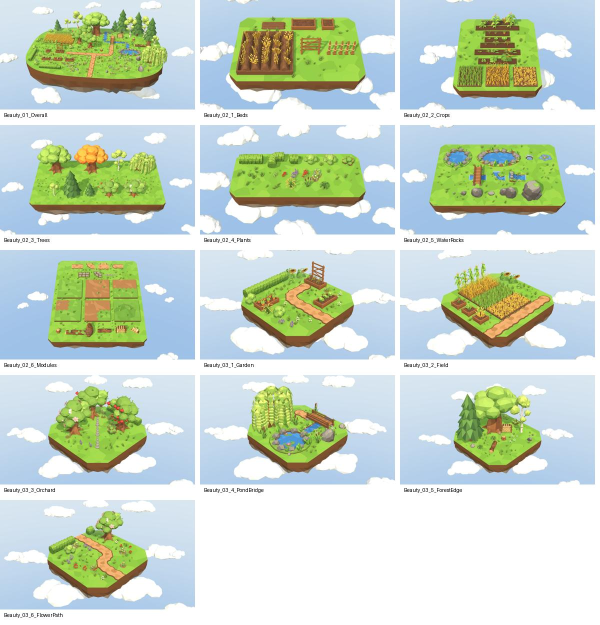
#> input picture AssetStore/FarmNature/source-contact.jpg, 1200 x 1250 px, given in place of Overall_alpha.png, which was not available (shown at 1/2 size)
$ python compose_main.py
#> lines starting #> are read from the running program, lines starting #| are printed output that depends on the picture
"""Farm Nature main store images: Icon, Card, Cover, Social.

Input:  Draft/_main/Overall_alpha.png (4800x2700), Draft/_main/Icon_alpha.png (2048x2048)
        (Unity: Tools/Farm Nature/Render Main Images Parts; transparent background)
Output: Draft/Icon_1024.png, Icon_160x160.png, Card_1260x840.png, Card_420x280.png,
        Cover_1950x1300.png, Social_1200x630.png
Series style (same as Farm Market, REQUIREMENTS 7.6): Arial Bold, plaque #20242A, cream #F2E6C9,
accent strip #C8473B. Background: warm light gradient (green island needs contrast; sage would swallow it).
"""
from pathlib import Path

from PIL import Image, ImageDraw, ImageFont

HERE = Path(__file__).resolve().parent
DRAFT = HERE / 'Draft'
MAIN = DRAFT / '_main'
PLAQUE = (32, 36, 42)
CREAM = (242, 230, 201)
RED = (200, 71, 59)
TOP, BOTTOM = (248, 243, 231), (229, 220, 199)
FONT = 'C:/Windows/Fonts/arialbd.ttf'
TITLE = 'FARM NATURE'
ACCENT_COVER = '88 MODELS · LOW POLY · URP'   # 88 = verified prefab count of this build
ACCENT_CARD = 'LOW POLY · URP'


def gradient(w, h):
    img = Image.new('RGB', (w, h))
    d = ImageDraw.Draw(img)
    for y in range(h):
        k = y / max(1, h - 1)
        d.line((0, y, w, y), fill=tuple(round(TOP[i] + (BOTTOM[i] - TOP[i]) * k) for i in range(3)))
    return img


def place(canvas, src, box):
    """Fit src (RGBA) into box=(x, y, w, h), centred; returns the pasted rect."""
    x, y, w, h = box
    s = min(w / src.width, h / src.height)
    pic = src.resize((round(src.width * s), round(src.height * s)), Image.LANCZOS)
    px, py = round(x + (w - pic.width) / 2), round(y + (h - pic.height) / 2)
    canvas.paste(pic, (px, py), pic)
    return px, py, pic.width, pic.height


def crop_alpha(src, rect):
    return src.crop(rect)


def plaque(canvas, top, title_h, strip_h, title_size, accent, accent_size, left):
    w = canvas.width
    d = ImageDraw.Draw(canvas)
    d.rectangle((0, top, w, top + title_h), fill=PLAQUE)
    d.text((left, top + title_h / 2), TITLE, font=ImageFont.truetype(FONT, title_size), fill=CREAM, anchor='lm')
    d.rectangle((0, top + title_h, w, top + title_h + strip_h), fill=RED)
    d.text((left, top + title_h + strip_h / 2), accent, font=ImageFont.truetype(FONT, accent_size), fill=CREAM, anchor='lm')


def cover(overall):
    img = gradient(1950, 1300).convert('RGBA')
    place(img, overall, (40, 18, 1870, 966))            # content: top 76%
    plaque(img, 1000, 225, 75, 118, ACCENT_COVER, 38, 64)
    out = DRAFT / 'Cover_1950x1300.png'
    img.convert('RGB').save(out)
    return out


def card(overall):
    # closer framing than the cover: oak, orchard, stream with bridge, pond (centre of the island)
    W, H = overall.size
    # crop aspect = 1260:530 (2.38) so the content fills the full card width; fields on the left are cut
    x0, x1, y0 = 0.10, 0.94, 0.0
    h = (x1 - x0) * W * 530 / 1260
    region = crop_alpha(overall, (round(W * x0), round(H * y0), round(W * x1), round(H * y0 + h)))
    img = gradient(1260, 840).convert('RGBA')
    place(img, region, (0, 0, 1260, 530))
    plaque(img, 530, 230, 80, 104, ACCENT_CARD, 42, 44)
    img = img.convert('RGB')
    img.save(DRAFT / 'Card_1260x840.png')
    small = img.resize((420, 280), Image.LANCZOS)
    small.save(DRAFT / 'Card_420x280.png')
    return DRAFT / 'Card_420x280.png'


def social(overall):
    img = gradient(1200, 630).convert('RGBA')
    place(img, overall, (60, 30, 1080, 570))            # clean scene, safe margins for cropping
    out = DRAFT / 'Social_1200x630.png'
    img.convert('RGB').save(out)
    return out


def icon(vignette):
    img = gradient(1024, 1024).convert('RGBA')
    place(img, vignette, (102, 102, 820, 820))          # ~80% of the frame
    img = img.convert('RGB')
    img.save(DRAFT / 'Icon_1024.png')
    img.resize((160, 160), Image.LANCZOS).save(DRAFT / 'Icon_160x160.png')
    return DRAFT / 'Icon_160x160.png'


if __name__ == '__main__':
    overall = Image.open(MAIN / 'Overall_alpha.png').convert('RGBA')
    vignette = Image.open(MAIN / 'Icon_alpha.png').convert('RGBA')
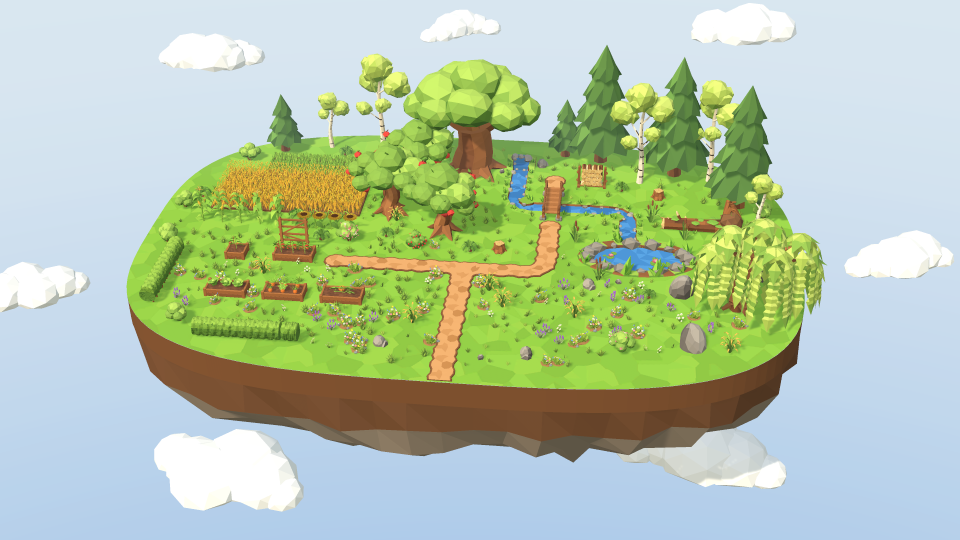
#> input picture AssetStore/FarmNature/Draft/Beauty_01_Overall.png, 1920 x 1080 px, given in place of Icon_alpha.png, which was not available (shown at 1/2 size)
#> vignette is the input picture: PIL image 1920x1080 RGBA; mean R, G, B, A 179.9, 198, 170.9, 255
    for f in (cover(overall), card(overall), social(overall), icon(vignette)):
#> in gradient, `img = Image.new('RGB', (w, h))`: img: PIL image 1950x1300 RGB; every value is 0
#> in cover, `img = gradient(1950, 1300).convert('RGBA')`:
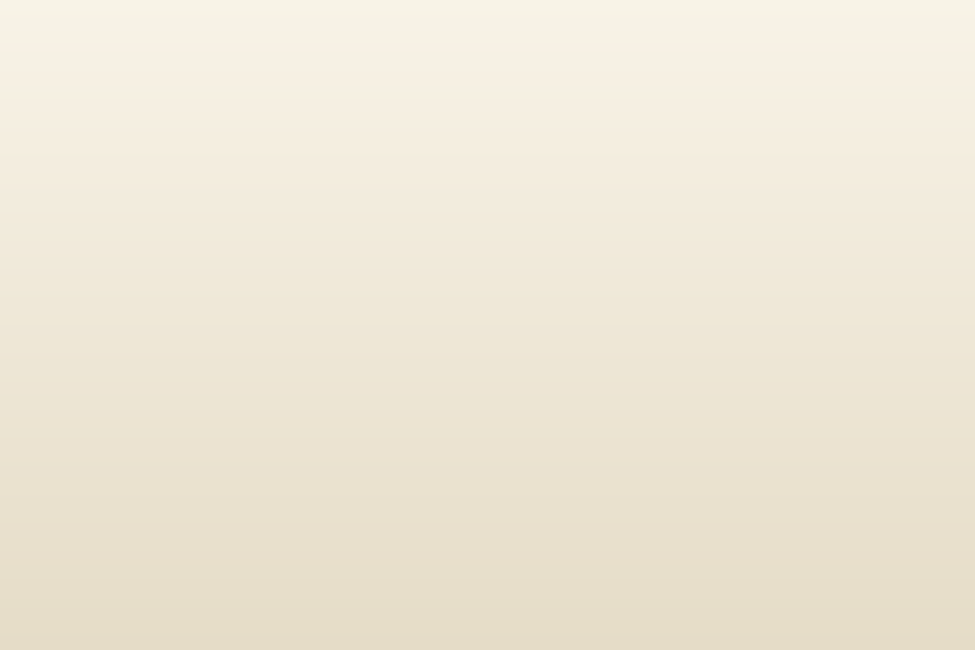
#> img: PIL image 1950x1300 RGBA (shown at 1/2 size); mean R, G, B, A 238.5, 231.5, 215, 255
#> in place, `x, y, w, h = box`: x = 40; y = 18; w = 1870; h = 966
#> in place, `s = min(w / src.width, h / src.height)`: s = 0.773
#> in place, `pic = src.resize((round(src.width * s), round(src.height * s)), Image...`:
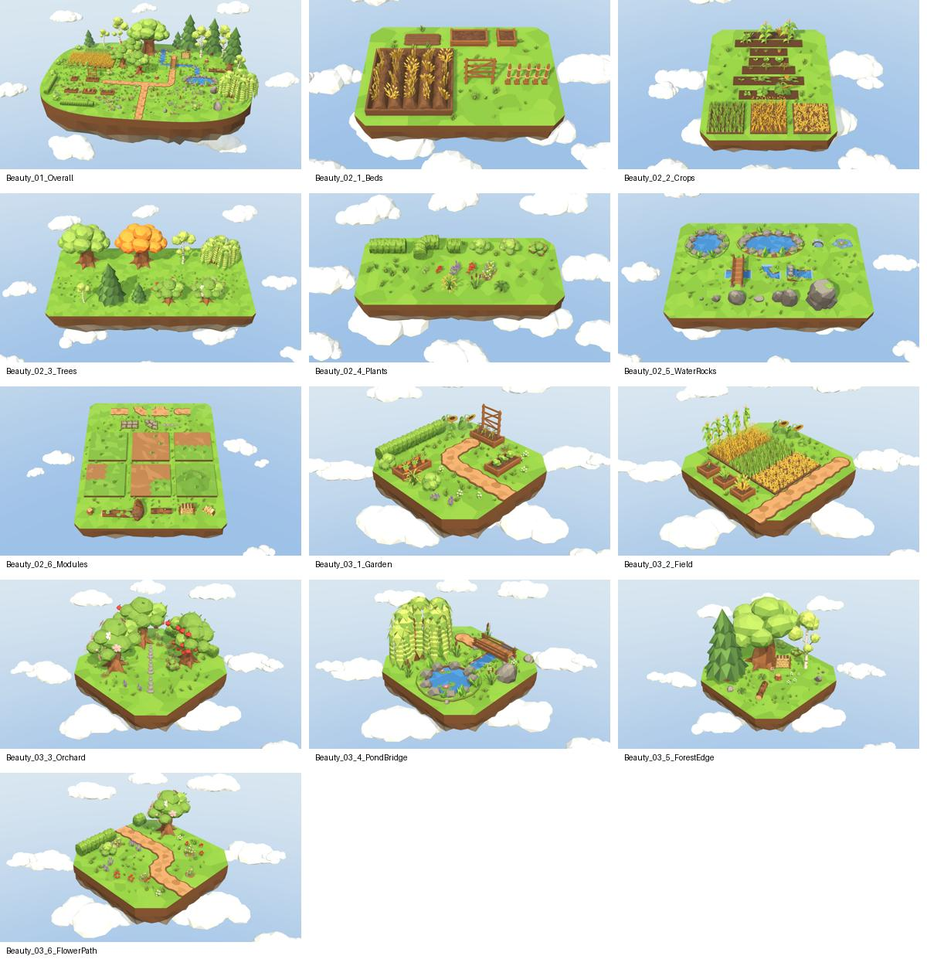
#> pic: PIL image 927x966 RGBA; mean R, G, B, A 200.5, 215.2, 202.4, 255
#> in place, `px, py = round(x + (w - pic.width) / 2), round(y + (h - pic.height) / 2)`: px = 512; py = 18
#> in plaque, `w = canvas.width`: w = 1950
#> in cover, `img.convert('RGB').save(out)`:
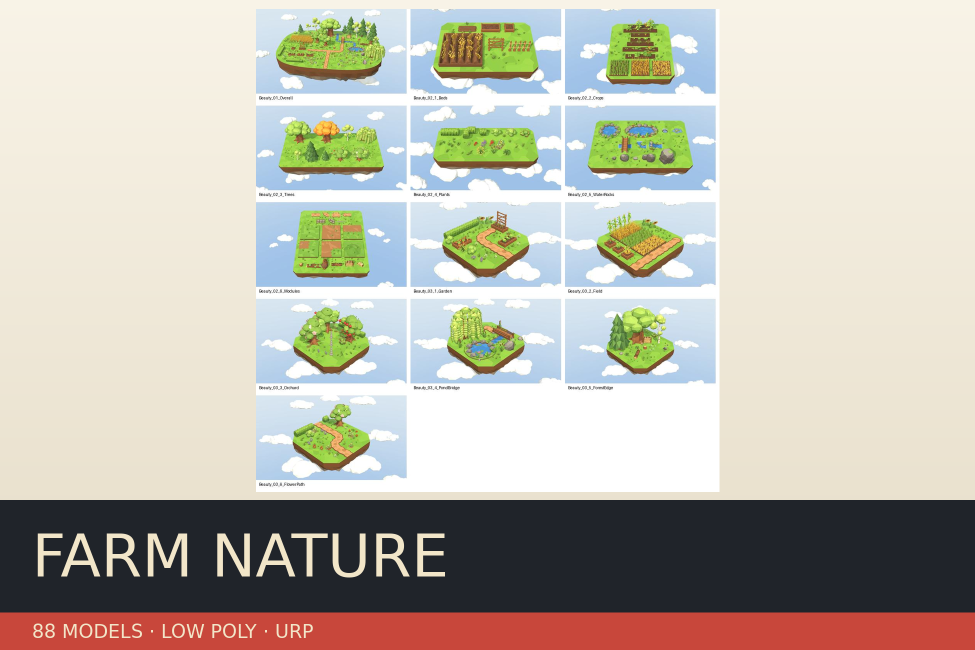
#> saved as Cover_1950x1300.png: PIL image 1950x1300 RGB (shown at 1/2 size); mean R, G, B 190, 185.8, 174.9
#> in card, `W, H = overall.size`: W = 1200; H = 1250
#> in card, `x0, x1, y0 = 0.10, 0.94, 0.0`: x0 = 0.1; x1 = 0.94; y0 = 0
#> in card, `h = (x1 - x0) * W * 530 / 1260`: h = 424
        print(f)
#> this loop made 4 passes
#| AssetStore/FarmNature/Draft/Cover_1950x1300.png
#| AssetStore/FarmNature/Draft/Card_420x280.png
#| AssetStore/FarmNature/Draft/Social_1200x630.png
#| AssetStore/FarmNature/Draft/Icon_160x160.png
